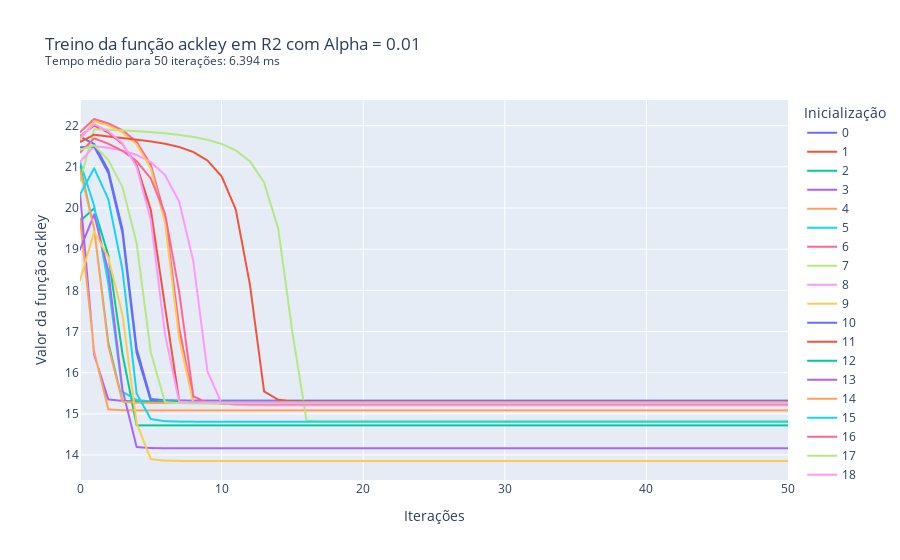

Notebook cell for this chart:
### Markdown cell above
Caso 1.3.1: $\alpha$ = 0.01

### Code cell
av03.treina_gradiente(1e-2, 2, 'ackley', 50)
